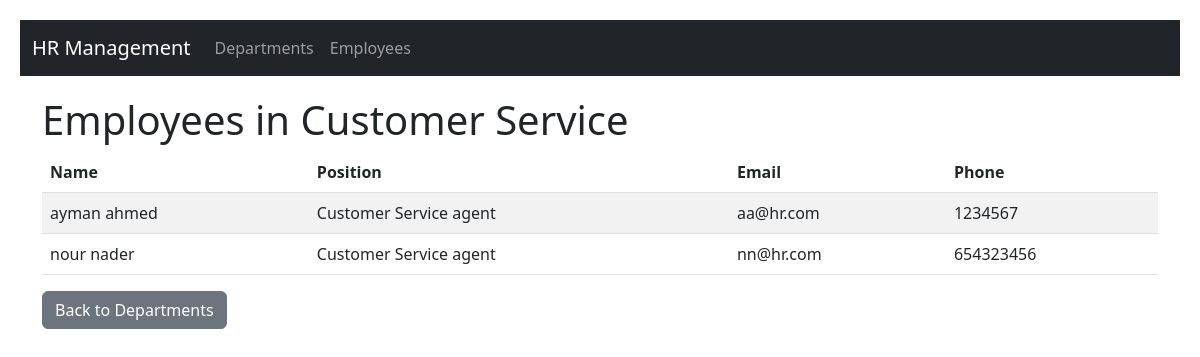
Before: /hr/departments/1/employees/ with the older database file.
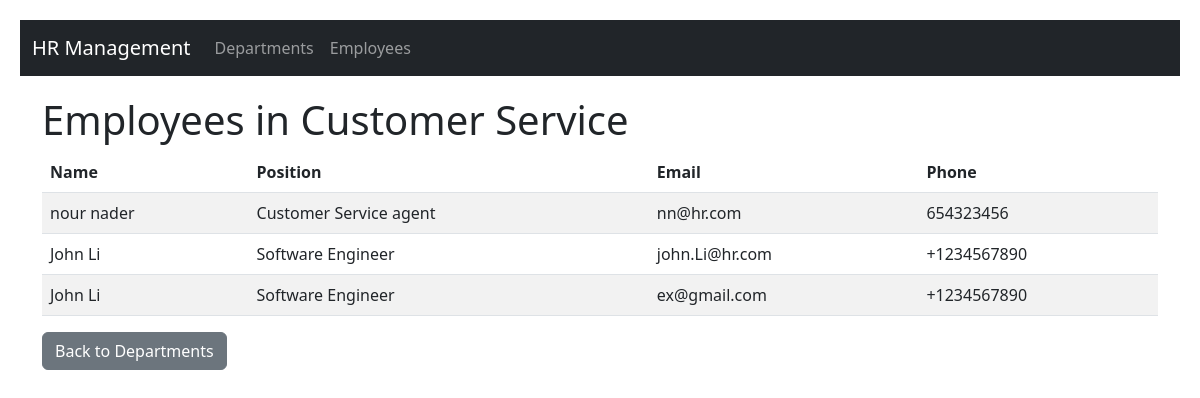
After: the same page with the newer database file.
### hr/models.py (models this page shows, shortened)
class Employee(models.Model):
    first_name = models.CharField(max_length=100)
    last_name = models.CharField(max_length=100)
    email = models.EmailField()
    phone_number = models.CharField(max_length=15)
    department = models.ForeignKey(Department, on_delete=models.CASCADE)
    position = models.CharField(max_length=100)
    salary = models.DecimalField(max_digits=10, decimal_places=2)
    hire_date = models.DateField()

### hr/views.py (the view)
# urls.py: path('departments/<int:pk>/employees/', views.department_employees, name='department_employees'),
def department_employees(request, pk):
    department = get_object_or_404(Department, pk=pk)
    employees = Employee.objects.filter(department=department)
    return render(request, 'hr/department_employees.html', {'department': department, 'employees': employees})

### hr/templates/hr/department_employees.html
{% extends 'hr/base.html' %}
{% block content %}
<h1>Employees in {{ department.name }}</h1>
<table class="table table-striped">
    <thead>
        <tr>
            <th>Name</th>
            <th>Position</th>
            <th>Email</th>
            <th>Phone</th>
        </tr>
    </thead>
    <tbody>
        {% for employee in employees %}
            <tr>
                <td>{{ employee.first_name }} {{ employee.last_name }}</td>
                <td>{{ employee.position }}</td>
                <td>{{ employee.email }}</td>
                <td>{{ employee.phone_number }}</td>
            </tr>
        {% endfor %}
    </tbody>
</table>
<a href="{% url 'department_list' %}" class="btn btn-secondary">Back to Departments</a>
{% endblock %}

Changed rows visible on the page:
no longer on this page (row edited): Employee: first_name "ayman", last_name "ahmed", position "Customer Service agent", email "aa@hr.com", phone_number "1234567"
added Employee: first_name "John", last_name "Li", position "Software Engineer", email "john.Li@hr.com", phone_number "+1234567890"
added Employee: first_name "John", last_name "Li", position "Software Engineer", email "ex@gmail.com", phone_number "+1234567890"
